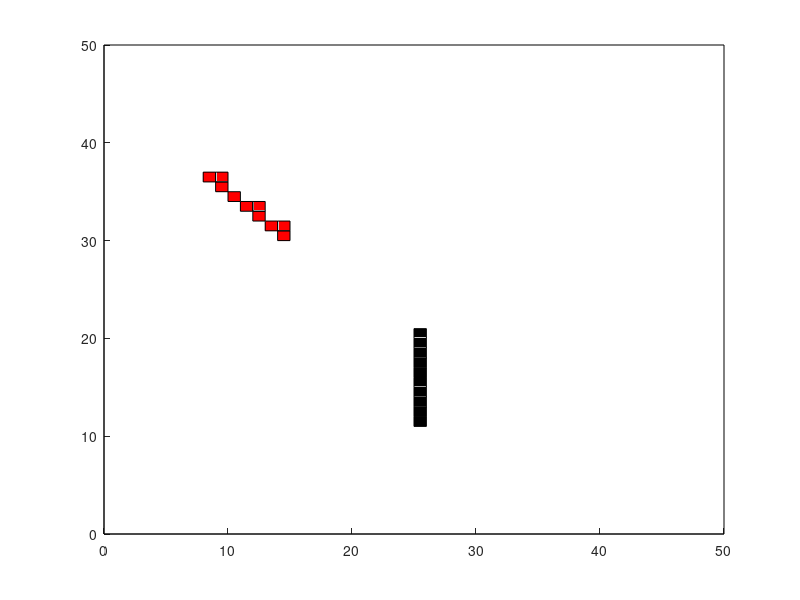

MATLAB code to generate this figure: (Note: this script raises an error after producing the figure.)
clear; 
clc;
%%
scan1 = [25,11;
         25,12;
         25,13;
         25,14;
         25,15;
         25,16;
         25,17;
         25,18;
         25,19;
         25,20]';

s = sin(pi/4);
c = cos(pi/4);
T = [5,5];
scan2 = [c,-s;s,c] * scan1 + T';

%% Create Grid Map
map = zeros(100,100);
for i = 1:length(scan1)
    x = scan1(1,i);
    y = scan1(2,i);
    map(x,y) = -1;
end

map2 = zeros(100,100);
for i = 1:length(scan2)
    x = floor(scan2(1,i));
    y = floor(scan2(2,i));
    map2(x,y) = -1;
end

%% plot map
for i = 1 : 100
    for j = 1: 100
        if map(i,j) == -1
            rectangle('position',[i j 1 1], 'FaceColor', 'k'); hold on;
        end
    end
end
rectangle('position',[0, 0, 100, 100]*0.5);

for i = 1 : 100
    for j = 1: 100
        if map2(i,j) == -1
            rectangle('position',[i j 1 1], 'FaceColor', 'r'); hold on;
        end
    end
end

%%
% pose = [5,5,pi/4]
% x = pose(1);
% y = pose(2);
% yaw = pose(3);
% 
% c = cos(yaw);
% s = sin(yaw);
% 
% T = [x;y];
% R = [c,-s;
%      s, c];
% 
% scan = inv(R)*(scan2 - T);
% 
% f = 100;
% for i = 1:length(scan)
%     x = floor(scan(1,i));
%     y = floor(scan(2,i));
%     f = f + map(x,y);
% end
% f


%% Optimization
A = [];
B = [];
Aeq = [];
Beq = [];
lb = [-50,-50,-pi];
ub = [50,50,pi];
nonlcon = [];
pose = [1,1,pi/6];
% [Con , ConEq] = NonlinearConstraints(r);T
% nonlcon = [Con , ConEq]

options = optimoptions('fmincon','Display','iter','Algorithm','sqp');
[pose_min, fval] = fmincon('obj', pose, A, B, Aeq, Beq, lb, ub, nonlcon, options)

